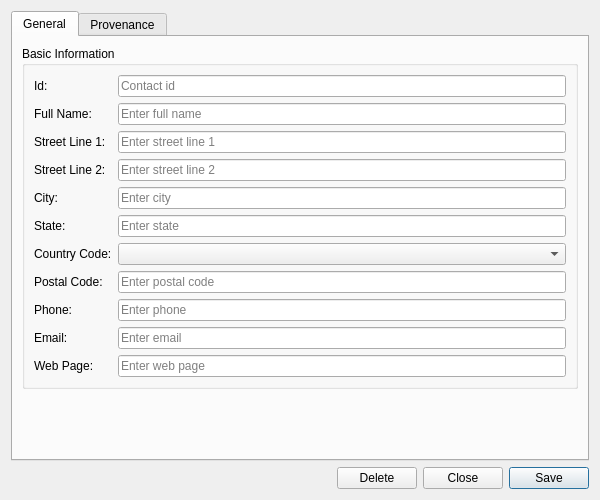
<?xml version="1.0" encoding="UTF-8"?>
<ui version="4.0">
 <class>AccountContactInformationDetailDialog</class>
 <widget class="QWidget" name="AccountContactInformationDetailDialog">
  <property name="geometry">
   <rect>
    <x>0</x>
    <y>0</y>
    <width>600</width>
    <height>500</height>
   </rect>
  </property>
  <property name="sizePolicy">
   <sizepolicy hsizetype="Preferred" vsizetype="Preferred">
    <horstretch>0</horstretch>
    <verstretch>0</verstretch>
   </sizepolicy>
  </property>
  <property name="minimumSize">
   <size>
    <width>600</width>
    <height>500</height>
   </size>
  </property>
  <property name="windowTitle">
   <string>Account Contact Information Details</string>
  </property>
  <layout class="QVBoxLayout" name="verticalLayout">
   <item>
    <widget class="QTabWidget" name="tabWidget">
     <property name="currentIndex"><number>0</number></property>
     <widget class="QWidget" name="generalTab">
      <attribute name="title"><string>General</string></attribute>
      <layout class="QVBoxLayout" name="generalLayout">
       <item>
        <widget class="QGroupBox" name="basicInfoGroup">
         <property name="title">
          <string>Basic Information</string>
         </property>
         <layout class="QFormLayout" name="formLayout">
          <item row="0" column="0">
           <widget class="QLabel" name="labelId">
            <property name="text">
             <string>Id:</string>
            </property>
           </widget>
          </item>
          <item row="0" column="1">
           <widget class="QLineEdit" name="idEdit">
            <property name="placeholderText">
             <string>Contact id</string>
            </property>
            <property name="readOnly">
             <bool>true</bool>
            </property>
           </widget>
          </item>
          <item row="1" column="0">
           <widget class="QLabel" name="labelFullName">
            <property name="text">
             <string>Full Name:</string>
            </property>
           </widget>
          </item>
          <item row="1" column="1">
           <widget class="QLineEdit" name="fullNameEdit">
            <property name="placeholderText">
             <string>Enter full name</string>
            </property>
           </widget>
          </item>
          <item row="2" column="0">
           <widget class="QLabel" name="labelStreetLine1">
            <property name="text">
             <string>Street Line 1:</string>
            </property>
           </widget>
          </item>
          <item row="2" column="1">
           <widget class="QLineEdit" name="streetLine1Edit">
            <property name="placeholderText">
             <string>Enter street line 1</string>
            </property>
           </widget>
          </item>
          <item row="3" column="0">
           <widget class="QLabel" name="labelStreetLine2">
            <property name="text">
             <string>Street Line 2:</string>
            </property>
           </widget>
          </item>
          <item row="3" column="1">
           <widget class="QLineEdit" name="streetLine2Edit">
            <property name="placeholderText">
             <string>Enter street line 2</string>
            </property>
           </widget>
          </item>
          <item row="4" column="0">
           <widget class="QLabel" name="labelCity">
            <property name="text">
             <string>City:</string>
            </property>
           </widget>
          </item>
          <item row="4" column="1">
           <widget class="QLineEdit" name="cityEdit">
            <property name="placeholderText">
             <string>Enter city</string>
            </property>
           </widget>
          </item>
          <item row="5" column="0">
           <widget class="QLabel" name="labelState">
            <property name="text">
             <string>State:</string>
            </property>
           </widget>
          </item>
          <item row="5" column="1">
           <widget class="QLineEdit" name="stateEdit">
            <property name="placeholderText">
             <string>Enter state</string>
            </property>
           </widget>
          </item>
          <item row="6" column="0">
           <widget class="QLabel" name="labelCountryCode">
            <property name="text">
             <string>Country Code:</string>
            </property>
           </widget>
          </item>
          <item row="6" column="1">
           <widget class="QComboBox" name="countryCodeCombo">
            <property name="insertPolicy">
             <enum>QComboBox::NoInsert</enum>
            </property>
           </widget>
          </item>
          <item row="7" column="0">
           <widget class="QLabel" name="labelPostalCode">
            <property name="text">
             <string>Postal Code:</string>
            </property>
           </widget>
          </item>
          <item row="7" column="1">
           <widget class="QLineEdit" name="postalCodeEdit">
            <property name="placeholderText">
             <string>Enter postal code</string>
            </property>
           </widget>
          </item>
          <item row="8" column="0">
           <widget class="QLabel" name="labelPhone">
            <property name="text">
             <string>Phone:</string>
            </property>
           </widget>
          </item>
          <item row="8" column="1">
           <widget class="QLineEdit" name="phoneEdit">
            <property name="placeholderText">
             <string>Enter phone</string>
            </property>
           </widget>
          </item>
          <item row="9" column="0">
           <widget class="QLabel" name="labelEmail">
            <property name="text">
             <string>Email:</string>
            </property>
           </widget>
          </item>
          <item row="9" column="1">
           <widget class="QLineEdit" name="emailEdit">
            <property name="placeholderText">
             <string>Enter email</string>
            </property>
           </widget>
          </item>
          <item row="10" column="0">
           <widget class="QLabel" name="labelWebPage">
            <property name="text">
             <string>Web Page:</string>
            </property>
           </widget>
          </item>
          <item row="10" column="1">
           <widget class="QLineEdit" name="webPageEdit">
            <property name="placeholderText">
             <string>Enter web page</string>
            </property>
           </widget>
          </item>
         </layout>
        </widget>
       </item>
       <item>
        <spacer name="verticalSpacer">
         <property name="orientation">
          <enum>Qt::Vertical</enum>
         </property>
         <property name="sizeHint" stdset="0">
          <size>
           <width>20</width>
           <height>40</height>
          </size>
         </property>
        </spacer>
       </item>
      </layout>
     </widget>
     <widget class="QWidget" name="provenanceTab">
      <attribute name="title"><string>Provenance</string></attribute>
      <layout class="QVBoxLayout" name="provenanceTabLayout">
       <item>
        <widget class="ores::qt::ProvenanceWidget" name="provenanceWidget" native="true"/>
       </item>
      </layout>
     </widget>
    </widget>
   </item>
   <item>
    <layout class="QHBoxLayout" name="buttonLayout">
     <item>
      <spacer name="horizontalSpacer">
       <property name="orientation">
        <enum>Qt::Horizontal</enum>
       </property>
       <property name="sizeHint" stdset="0">
        <size>
         <width>40</width>
         <height>20</height>
        </size>
       </property>
      </spacer>
     </item>
     <item>
      <widget class="QPushButton" name="deleteButton">
       <property name="text">
        <string>Delete</string>
       </property>
      </widget>
     </item>
     <item>
      <widget class="QPushButton" name="closeButton">
       <property name="text">
        <string>Close</string>
       </property>
      </widget>
     </item>
     <item>
      <widget class="QPushButton" name="saveButton">
       <property name="text">
        <string>Save</string>
       </property>
       <property name="default">
        <bool>true</bool>
       </property>
      </widget>
     </item>
    </layout>
   </item>
  </layout>
 </widget>
 <customwidgets>
  <customwidget>
   <class>ores::qt::ProvenanceWidget</class>
   <extends>QWidget</extends>
   <header>ores.qt/ProvenanceWidget.hpp</header>
  </customwidget>
 </customwidgets>
 <resources/>
 <connections/>
</ui>
